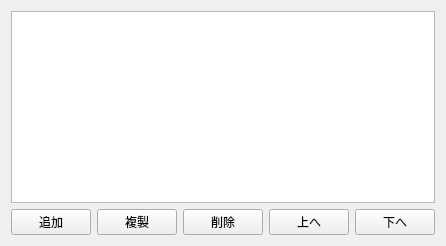
<?xml version="1.0" encoding="UTF-8"?>
<ui version="4.0">
 <class>ListEditor</class>
 <widget class="QWidget" name="listEditor"><layout class="QVBoxLayout" name="verticalLayout_listEditor"><item><widget class="QListView" name="listView"/></item><item><layout class="QHBoxLayout" name="horizontalLayout_listButtons"><item><widget class="QPushButton" name="listAddButton"><property name="text"><string>追加</string></property></widget></item><item><widget class="QPushButton" name="listDuplicateButton"><property name="text"><string>複製</string></property></widget></item><item><widget class="QPushButton" name="listDeleteButton"><property name="text"><string>削除</string></property></widget></item><item><widget class="QPushButton" name="listMoveUpButton"><property name="text"><string>上へ</string></property></widget></item><item><widget class="QPushButton" name="listMoveDownButton"><property name="text"><string>下へ</string></property></widget></item></layout></item></layout></widget>
 <resources/>
 <connections/>
</ui>
